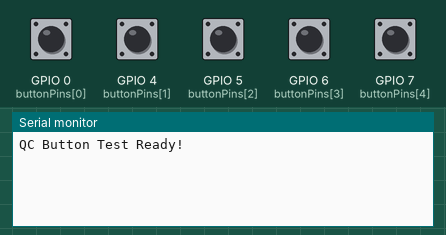
This sketch was run on a simulated ESP32. Shown: the last lines printed to the serial monitor. The inputs (shaded band) are chosen by the test bench; at power-on: GPIO 0 (buttonPins[0]), GPIO 4 (buttonPins[1]), GPIO 5 (buttonPins[2]), GPIO 6 (buttonPins[3]), GPIO 7 (buttonPins[4]) HIGH.

Above: at 1.2 s.
1.3 s: GPIO 0 (buttonPins[0]) pulled LOW for 0.15 s
At 2.4 s:
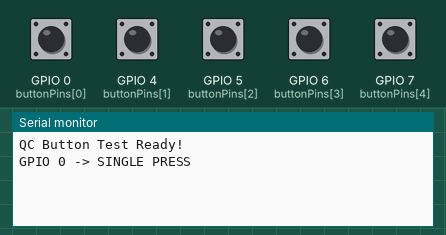
3.2 s: GPIO 5 (buttonPins[2]) pulled LOW for 1 s
At 5.4 s:
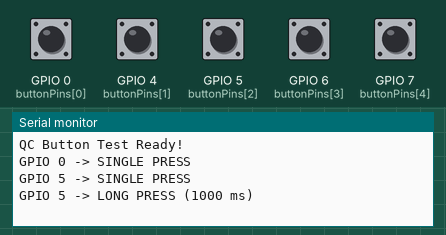
5.7 s: GPIO 4 (buttonPins[1]) pulled LOW for 0.15 s
At 6.9 s:
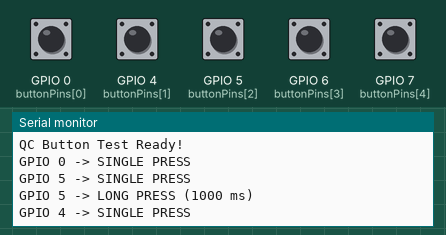
7.3 s: GPIO 6 (buttonPins[3]) pulled LOW for 0.15 s
At 8.2 s:
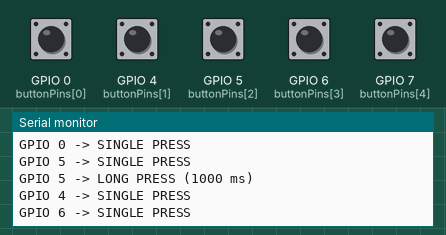
8.9 s: GPIO 7 (buttonPins[4]) pulled LOW for 0.15 s
At 10.2 s:
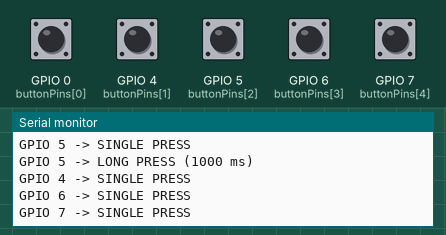
10.5 s: GPIO 0 (buttonPins[0]) pulled LOW for 1 s
At 12.2 s:
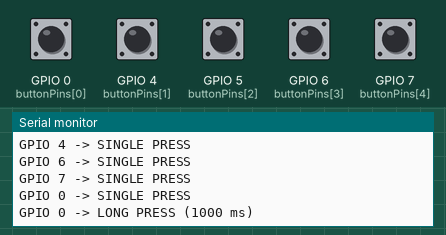
Timing chart, 0 to 13.7 s (numbered marks = the images above; inputs shaded):
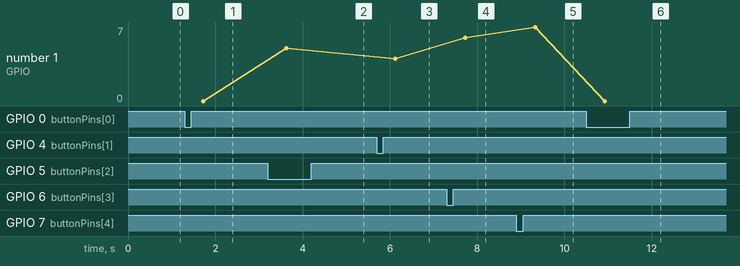

Measured:
- after the input at 1.3 s, the serial monitor: prints a new line after 0.43 s (image 1)
- after the input at 3.2 s, the serial monitor: prints a new line after 0.43 s (image 2)
- after the input at 5.7 s, the serial monitor: prints a new line after 0.43 s (image 3)
- after the input at 7.3 s, the serial monitor: prints a new line after 0.43 s (image 4)
- after the input at 8.9 s, the serial monitor: prints a new line after 0.43 s (image 5)
- after the input at 10.5 s, the serial monitor: prints a new line after 0.43 s (image 6)
- plotted number 1: 0 → 5 after the input at 3.2 s, 5 → 4 after the input at 5.7 s, 4 → 6 after the input at 7.3 s, 6 → 7 after the input at 8.9 s, 7 → 0 after the input at 10.5 s

The sketch:

AllKeyTest.ino
```cpp
#include <Bounce2.h>

#define NUM_BUTTONS 5
uint8_t buttonPins[NUM_BUTTONS] = {0, 4, 5, 6, 7};

Bounce debouncers[NUM_BUTTONS];
unsigned long pressStart[NUM_BUTTONS];
uint8_t pressCount[NUM_BUTTONS];

unsigned long multiPressWindow = 400; // ms window for multi-press
unsigned long holdThreshold = 1000;   // ms for long press

void setup() {
  Serial.begin(115200);

  for (int i = 0; i < NUM_BUTTONS; i++) {
    pinMode(buttonPins[i], INPUT_PULLUP);
    debouncers[i].attach(buttonPins[i]);
    debouncers[i].interval(25); // debounce time
    pressStart[i] = 0;
    pressCount[i] = 0;
  }

  Serial.println("QC Button Test Ready!");
}

void loop() {
  for (int i = 0; i < NUM_BUTTONS; i++) {
    debouncers[i].update();

    if (debouncers[i].fell()) {
      // Button pressed
      pressStart[i] = millis();
      pressCount[i]++;
    }

    if (debouncers[i].rose()) {
      // Button released
      unsigned long pressTime = millis() - pressStart[i];

      if (pressTime >= holdThreshold) {
        Serial.printf("GPIO %d -> LONG PRESS (%lu ms)\n", buttonPins[i], pressTime);
        pressCount[i] = 0; // reset after hold
      } else {
        // check for multi-press within window
        delay(10); // tiny debounce assist
        if (millis() - pressStart[i] < multiPressWindow) {
          // still waiting for possible multi press
        }
      }
    }

    // Multi-press detection timeout
    if (pressCount[i] > 0 && (millis() - pressStart[i]) > multiPressWindow) {
      if (pressCount[i] == 1) {
        Serial.printf("GPIO %d -> SINGLE PRESS\n", buttonPins[i]);
      } else {
        Serial.printf("GPIO %d -> %d MULTI-PRESS\n", buttonPins[i], pressCount[i]);
      }
      pressCount[i] = 0;
    }
  }
}
```
